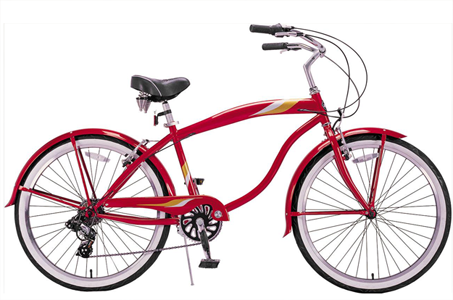
#> input picture labs/lab5/data/bicycle.bmp, 453 x 300 px
$ jupyter execute lab5.ipynb
#> lines starting #> are read from the running program, lines starting #| are printed output that depends on the picture
[cell 1]
import cv2 as cv
import numpy as np
import scipy as sp
from scipy import signal
import matplotlib.pyplot as plt
import matplotlib.cm as cm

[cell 2]
img = np.zeros((64,64))
img[16:48, 16:48] = np.ones((32,32))

plt.title('Image')
plt.ylabel('y')
plt.xlabel('x')
plt.imshow(img, origin='lower', cmap='gray');

[cell 3]
# Image derivatives
Hx = [[1, -1]]
Hy = np.transpose(Hx)
Ix = sp.signal.convolve2d(img, Hx, mode='same')
Iy = sp.signal.convolve2d(img, Hy, mode='same')

plt.figure(figsize=(10,5))
plt.subplot(121)
plt.title('Ix')
plt.xlabel('x'), plt.ylabel('y')
plt.imshow(Ix, origin='lower', cmap='gray')
plt.subplot(122)
plt.title('Iy')
plt.xlabel('x'), plt.ylabel('y')
plt.imshow(Iy, origin='lower',cmap='gray');

[cell 4]
# Visualizing gradient magnitude and direction using colors
Igrad = np.sqrt(np.square(Ix) + np.square(Iy))

Igrad_c = np.zeros([img.shape[0], img.shape[0],3], dtype=np.uint8)
Igrad_c[..., 1] = 255
mag, ang = cv.cartToPolar(Ix[...], Iy[...])
Igrad_c[..., 0] = ang * 180 / np.pi / 2
Igrad_c[..., 2] = cv.normalize(mag, None, 0, 255, cv.NORM_MINMAX)
Igrad_color = cv.cvtColor(Igrad_c, cv.COLOR_HSV2BGR)
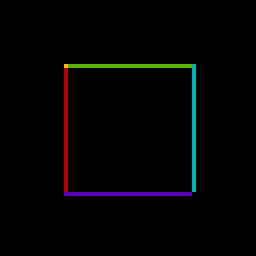
#> Igrad_color: shape (64, 64, 3) (shown 4 times larger); mean B, G, R 2.8, 2.8, 2.8

plt.figure(figsize=(10,5))
plt.subplot(121)
plt.imshow(Igrad, origin='lower', cmap='gray')
plt.subplot(122)
plt.imshow(Igrad_color, origin='lower', cmap=cm.get_cmap('prism'));
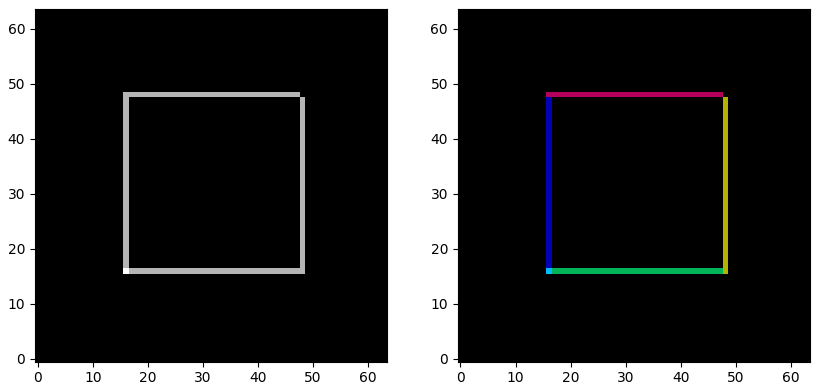
#> figure drawn by matplotlib, 2 panels

[cell 5]
# IMPLEMENT compute_histograms method
def compute_histograms(img):
    # [4 lines of commented-out code are left out]
    Ix = cv.Sobel(img, cv.CV_64F, 1, 0, ksize=3)
    Iy = cv.Sobel(img, cv.CV_64F, 0, 1, ksize=3)

    Igrad = np.sqrt(np.power(Ix, 2) + np.power(Iy, 2))
    # Igrad = np.sqrt(np.square(Ix) + np.square(Iy))

    Iangle = np.arctan2(Iy, Ix)*(180.0/np.pi)

    Igrad_ = Igrad.ravel()
    Igrad_used = Igrad_[Igrad_ != 0.0]
    bins_grad = np.linspace(np.min(Igrad_used), np.max(Igrad_used), 33)
    h_grad1, edges = np.histogram(Igrad_used, bins_grad)
    c_grad1 = (edges[1:] + edges[:-1]) / 2

    Iangle_ = Iangle.ravel()
    Iangle_used = Iangle_[Iangle_ != 0.0]
    angle_bins = np.linspace(-180, 180, 361)
    h_angle1, edges = np.histogram(Iangle_used, angle_bins)
    c_angle1 = (edges[1:] + edges[:-1]) / 2

    return h_grad1, c_grad1, h_angle1, c_angle1

[cell 6]
img = cv.imread('data/bicycle.bmp', 0)
#> img: shape (300, 453); min 0, max 255, mean 217.2
img_rot = cv.rotate(img, cv.ROTATE_90_CLOCKWISE)
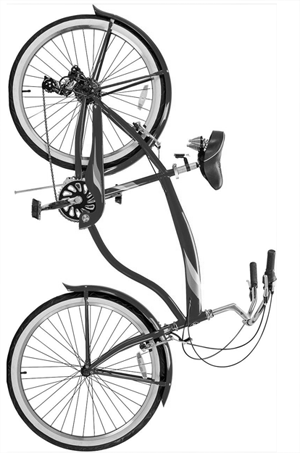
#> img_rot: shape (453, 300); min 0, max 255, mean 217.2

plt.figure(figsize=(10,5))
plt.subplot(121)
plt.title('original image')
plt.imshow(img, cmap='gray')
plt.subplot(122)
plt.title('rotated image')
plt.imshow(img_rot, cmap='gray');

[cell 7]
h_grad1, c_grad1, h_angle1, c_angle1 = compute_histograms(img)
#> in compute_histograms, `Igrad = np.sqrt(np.power(Ix, 2) + np.power(Iy, 2))`:
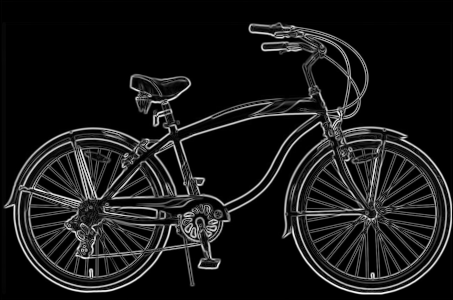
#> Igrad: shape (300, 453) float64; min 0, max 1037.3, mean 98.6; drawn with min black and max white
#> in compute_histograms, `Iangle = np.arctan2(Iy, Ix)*(180.0/np.pi)`:
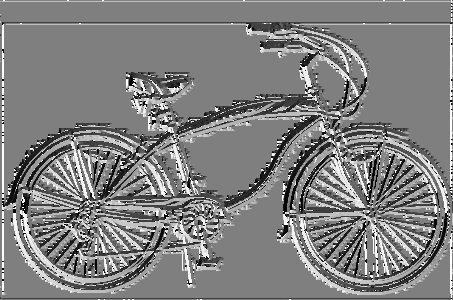
#> Iangle: shape (300, 453) float64; min -179.9, max 180, mean 1.4; drawn with min black and max white
#> in compute_histograms, `h_grad1, edges = np.histogram(Igrad_used, bins_grad)`: h_grad1 = 32 values, max 23733 at index 0, min 34 at index 31, mean 2100.2; edges = 33 values from 1.41 to 1037.3
#> in compute_histograms, `c_grad1 = (edges[1:] + edges[:-1]) / 2`: c_grad1 = 32 values from 17.6 to 1021.1
#> in compute_histograms, `h_angle1, edges = np.histogram(Iangle_used, angle_bins)`: h_angle1 = 360 values, max 2051 at index 90, min 63 at index 314, mean 182.4; edges = 361 values from -180 to 180
#> in compute_histograms, `c_angle1 = (edges[1:] + edges[:-1]) / 2`: c_angle1 = 360 values from -179.5 to 179.5
#> c_grad1 = 32 values from 17.6 to 1021.1; c_angle1 = 360 values from -179.5 to 179.5
h_angle1 = h_angle1 / np.sum(h_angle1)
#> h_angle1 = 360 values, max 0.0312 at index 90, min 0.000959 at index 314, mean 0.00278
plt.figure(figsize=(15,3))
plt.subplot(131)
plt.imshow(img, cmap='gray')
plt.subplot(132)
plt.title('Gradient magnitude histogram')
plt.bar(c_grad1, h_grad1, width=10000)
plt.subplot(133)
plt.title('Gradient angle histogram')
plt.bar(c_angle1, h_angle1, width=10);
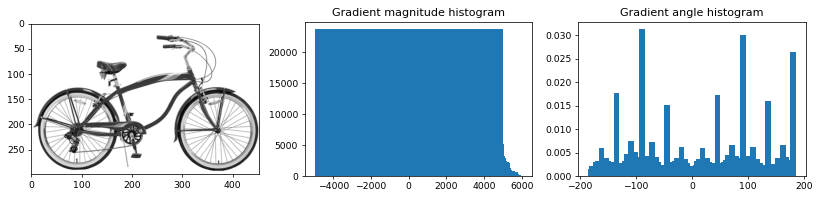
#> figure drawn by matplotlib, 3 panels; panel 2: tallest bar 23733 high, from x = -4982.4 to 5017.6; panel 3: tallest bar 0.0312 high, from x = -94.5 to -84.5

[cell 8]
h_grad1, c_grad1, h_angle1, c_angle1 = compute_histograms(img)
#> h_angle1 = 360 values, max 2051 at index 90, min 63 at index 314, mean 182.4
h_angle1 = h_angle1 / np.sum(h_angle1)
#> h_angle1 = 360 values, max 0.0312 at index 90, min 0.000959 at index 314, mean 0.00278
plt.figure(figsize=(15,3))
plt.subplot(131)
plt.imshow(img, cmap='gray')
plt.subplot(132)
plt.title('Gradient magnitude histogram')
plt.bar(c_grad1, h_grad1, width=10000)
plt.subplot(133)
plt.title('Gradient angle histogram')
plt.bar(c_angle1, h_angle1, width=1);
#> figure, not shown here; panel 2: tallest bar 23733 high, from x = -4982.4 to 5017.6; panel 3: tallest bar 0.0312 high, from x = -90 to -89

[cell 9]
h_grad2, c_grad2, h_angle2, c_angle2 = compute_histograms(img_rot)
#> in compute_histograms (call 3), `Iy = cv.Sobel(img, cv.CV_64F, 0, 1, ksize=3)`:
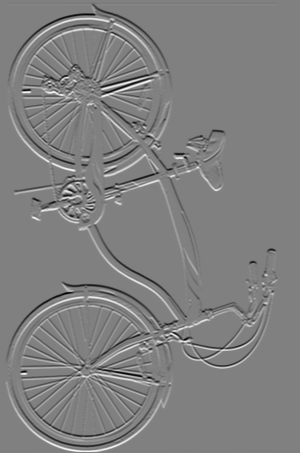
#> Iy: shape (453, 300) float64; min -983, max 966, mean -0.1; drawn with min black and max white
#> in compute_histograms (call 3), `Igrad = np.sqrt(np.power(Ix, 2) + np.power(Iy, 2))`:
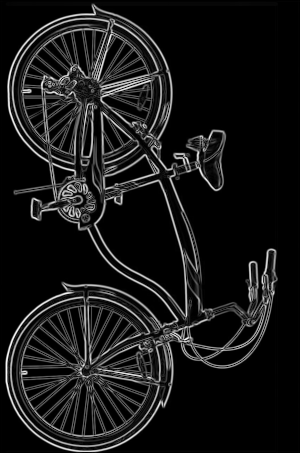
#> Igrad: shape (453, 300) float64; min 0, max 1037.3, mean 98.6; drawn with min black and max white
#> in compute_histograms (call 3), `Iangle = np.arctan2(Iy, Ix)*(180.0/np.pi)`:
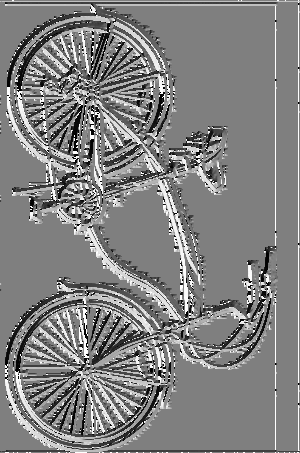
#> Iangle: shape (453, 300) float64; min -179.9, max 180, mean 3.2; drawn with min black and max white
#> in compute_histograms (call 3), `h_grad1, edges = np.histogram(Igrad_used, bins_grad)`: edges = 33 values from 1.41 to 1037.3
#> in compute_histograms (call 3), `h_angle1, edges = np.histogram(Iangle_used, angle_bins)`: h_angle1 = 360 values, max 2052 at index 359, min 63 at index 44, mean 181.4; edges = 361 values from -180 to 180
#> h_grad2 has the same summary as h_grad1 in compute_histograms; c_grad2 = 32 values from 17.6 to 1021.1; h_angle2 has the same summary as h_angle1 in compute_histograms; c_angle2 = 360 values from -179.5 to 179.5
h_angle2 = h_angle2 / np.sum(h_angle2)
#> h_angle2 = 360 values, max 0.0314 at index 359, min 0.000965 at index 44, mean 0.00278
plt.figure(figsize=(15,3))
plt.subplot(131)
plt.imshow(img_rot, cmap='gray')
plt.subplot(132)
plt.title('Gradient magnitude histogram')
plt.bar(c_grad2, h_grad2, width=10000)
plt.subplot(133)
plt.title('Gradient angle histogram')
plt.bar(c_angle2, h_angle2, width=1);
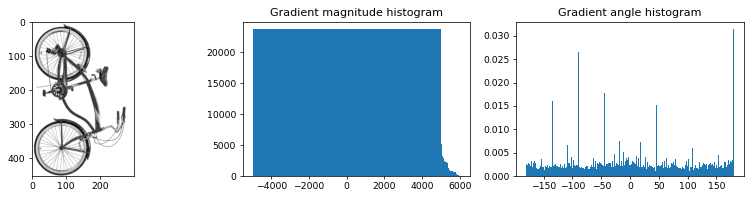
#> figure drawn by matplotlib, 3 panels; panel 2: tallest bar 23733 high, from x = -4982.4 to 5017.6; panel 3: tallest bar 0.0314 high, from x = 179 to 180

[cell 10]
import collections

def compare_histograms(hist1, hist2):
    return True if collections.Counter(hist1) == collections.Counter(hist2) else False

[cell 11]
print(f'Gradient magnitude historams are the same: {compare_histograms(h_grad1, h_grad2)}')
#| Gradient magnitude historams are the same: True
print(f'Gradient angle historams are the same: {compare_histograms(h_angle1, h_angle2)}')
#| Gradient angle historams are the same: False
